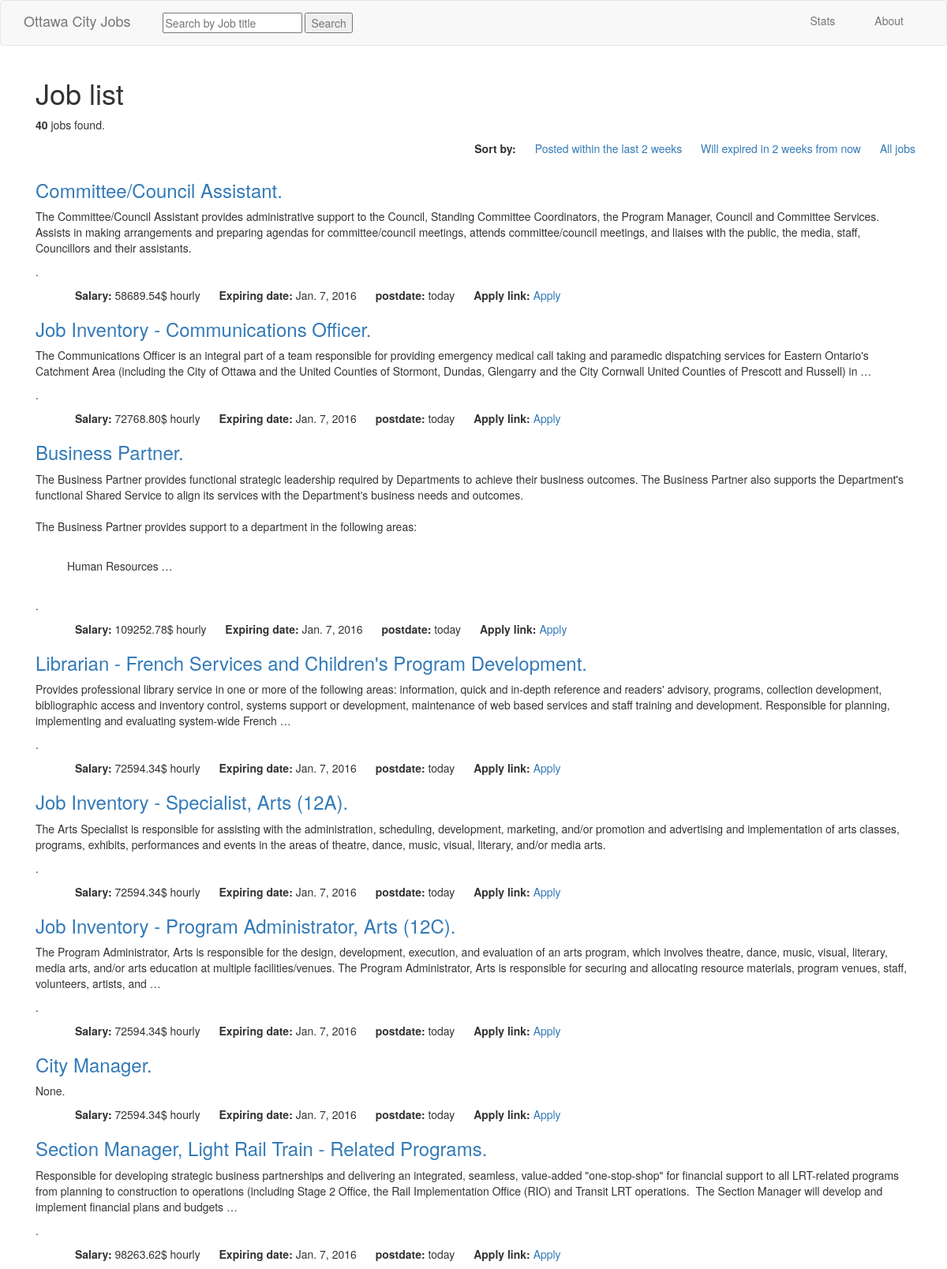
Page /emplois/all_jobs_posted (upper part) on the committed database.
### emplois/models.py (models this page shows, shortened)
@python_2_unicode_compatible
class Job(models.Model):
    FRENCH = 'FR'
    ENGLISH = 'EN'
    LANGUAGE_CHOICE = (
            (FRENCH, 'Francais'),
            (ENGLISH, 'English'),
            )
    joburl = models.URLField(max_length=250, blank=True, null=True)
    expirydate = models.DateField(auto_now=True, blank=True, null=True)
    salarymax = models.CharField(max_length=40, blank=True, null=True)
    salarymin = models.CharField(max_length=40, blank=True, null=True)
    salarytype = models.CharField(max_length=20, blank=True, null=True)
    name = models.CharField(max_length=40, blank=True, null=True)
    language = models.CharField(max_length=2, choices=LANGUAGE_CHOICE, default=ENGLISH)
    position = models.CharField(max_length=150, blank=True, null=True)
    jobref = models.CharField(max_length=30, unique=True, blank=True, null=True)
    job_summary = models.TextField(blank=True, null=True)
    pub_date = models.DateTimeField(auto_now=True, blank=True, null=True)
    slug = AutoSlugField(populate_from='name',
                         unique_with=['jobref','position', 'pub_date__month'])

### emplois/views.py (the view)
class AllJobsView(generic.ListView):
    template_name='emplois/index.html'
    context_object_name='latest_jobs_list'
    def get_queryset(self):
       return Job.objects.filter(language='EN').order_by('expirydate')

### emplois/templates/emplois/index.html
{% extends "base.html" %}
{% load humanize %}
	{% block content %}
	<h1>Job list</h1>
	<div class="row">
		<div class="col-lg-12">
		{% with total=latest_jobs_list.count %}
			{% if keyword %}
					<p><strong>{{ total }}</strong> jobs found for <strong>"{{ keyword }}"</strong></p>
					{% else %}
					<p><strong>{{ total }}</strong> jobs found.</p>
			{% endif %}
		{% endwith %}
		</div>
	</div>
	<div class="row text-right">
		<ul>
			<li><strong>Sort by:</strong></li>
			<li><a href="{% url 'emplois:latest' %}">Posted within the last 2 weeks</a></li>
			<li><a href="{% url 'emplois:expire' %}">Will expired in 2 weeks from now</a></li>
			<li><a href="{% url 'emplois:all_jobs_posted' %}">All jobs</a></li>
		</ul>
	</div>
	{% for emploi in latest_jobs_list %}
		<h3><a href="{% url 'emplois:detail' emploi.id %}">{{ emploi.position }}.</a></h3>
		<p>
     	{% autoescape off %}
			      {{ emploi.job_summary |truncatewords_html:50}}.
			{% endautoescape %}
		</p>
		<ul>
			<li><strong>Salary: </strong>
				{% if ',' in emploi.salarymax %}
			{{ emploi.salarymax | intcomma }}$ anually
			{% else %}
			{{ emploi.salarymax | floatformat:2 }}$ hourly
			{% endif %}
			</li>
			<li><strong>Expiring date: </strong>{{ emploi.expirydate }}</li>
			<li><strong>postdate: </strong> {{ emploi.pub_date| naturalday }}</li>
			<li><strong>Apply link: </strong> <a href="{{ emploi.joburl }}" target="_blank">Apply</a></li>
		</ul>
	{% endfor %}
	{% endblock %}

### emplois/templates/base.html (style rules this page uses)
ul li { display: inline; list-style: none; padding-left: 10px; padding-right: 10px; }

### rows in the picture
Job: position "Committee/Council Assistant", job_summary "The Committee/Council Assistant provides administrative support to the Council, Standing Committee Coordinators, the Program Manager, Council and Committee Services. Assists in making arrangements and preparing agendas for committee/council meetings, attends committee/council meetings, and liaises with the public, the media, staff, Councillors and their assistants.", salarymax "58689.54", expirydate "Jan. 7, 2016", pub_date "today"
Job: position "Job Inventory - Communications Officer", job_summary "The Communications Officer is an integral part of a team responsible for providing emergency medical call taking and paramedic dispatching services for Eastern Ontario's Catchment Area (including the City of Ottawa and the United Counties of Stormont, Dundas, Glengarry and the City Cornwall United Counties of Prescott and Russell) in …", salarymax "72768.80", expirydate "Jan. 7, 2016", pub_date "today"
Job: position "Business Partner", job_summary "The Business Partner provides functional strategic leadership required by Departments to achieve their business outcomes. The Business Partner also supports the Department's functional Shared Service to align its services with the Department's business needs and outcomes. The Business Partner provides support to a department in the following areas: Human Resources …", salarymax "109252.78", expirydate "Jan. 7, 2016", pub_date "today"
Job: position "Librarian - French Services and Children's Program Development", job_summary "Provides professional library service in one or more of the following areas: information, quick and in-depth reference and readers' advisory, programs, collection development, bibliographic access and inventory control, systems support or development, maintenance of web based services and staff training and development. Responsible for planning, implementing and evaluating system-wide French …", salarymax "72594.34", expirydate "Jan. 7, 2016", pub_date "today"
Job: position "Job Inventory - Specialist, Arts (12A)", job_summary "The Arts Specialist is responsible for assisting with the administration, scheduling, development, marketing, and/or promotion and advertising and implementation of arts classes, programs, exhibits, performances and events in the areas of theatre, dance, music, visual, literary, and/or media arts.", salarymax "72594.34", expirydate "Jan. 7, 2016", pub_date "today"
Job: position "Job Inventory - Program Administrator, Arts (12C)", job_summary "The Program Administrator, Arts is responsible for the design, development, execution, and evaluation of an arts program, which involves theatre, dance, music, visual, literary, media arts, and/or arts education at multiple facilities/venues. The Program Administrator, Arts is responsible for securing and allocating resource materials, program venues, staff, volunteers, artists, and …", salarymax "72594.34", expirydate "Jan. 7, 2016", pub_date "today"
Job: position "City Manager", job_summary "None", salarymax "72594.34", expirydate "Jan. 7, 2016", pub_date "today"
Job: position "Section Manager, Light Rail Train - Related Programs", job_summary "Responsible for developing strategic business partnerships and delivering an integrated, seamless, value-added \"one-stop-shop\" for financial support to all LRT-related programs from planning to construction to operations (including Stage 2 Office, the Rail Implementation Office (RIO) and Transit LRT operations. The Section Manager will develop and implement financial plans and budgets …", salarymax "98263.62", expirydate "Jan. 7, 2016", pub_date "today"

### other values in the picture
{{ total }} "40"
